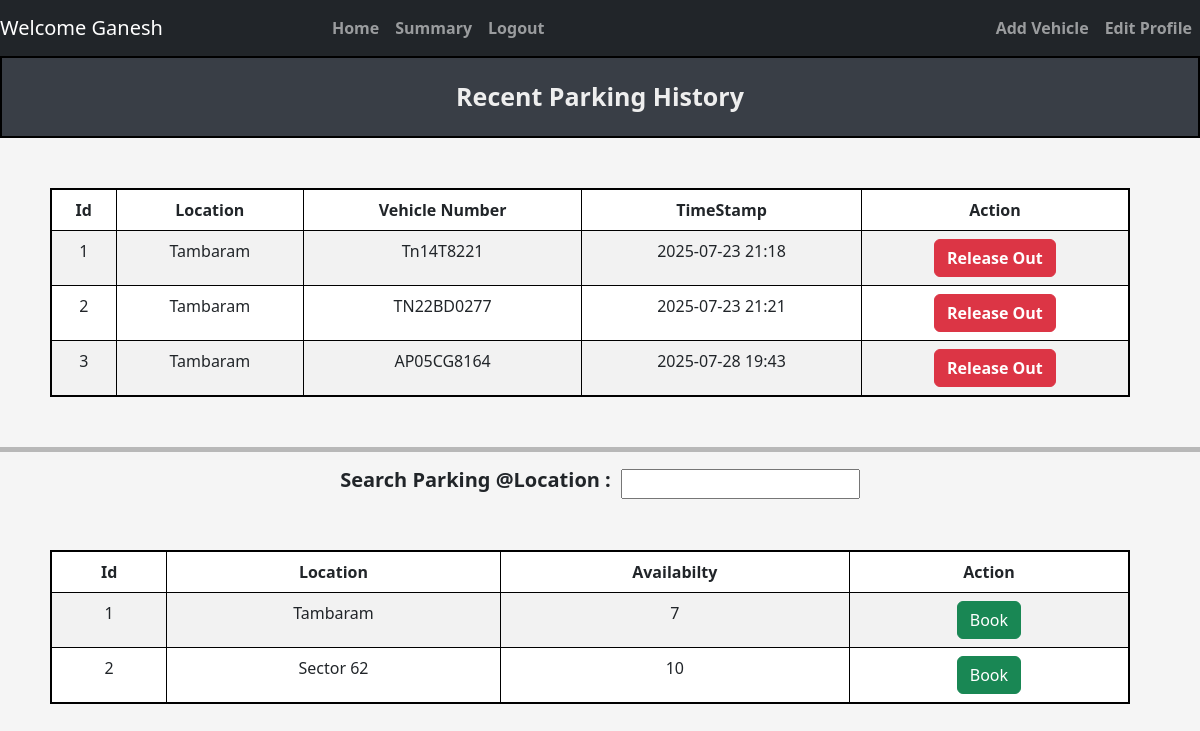
/user/dashboard (signed in), run on an earlier commit of the app's database.
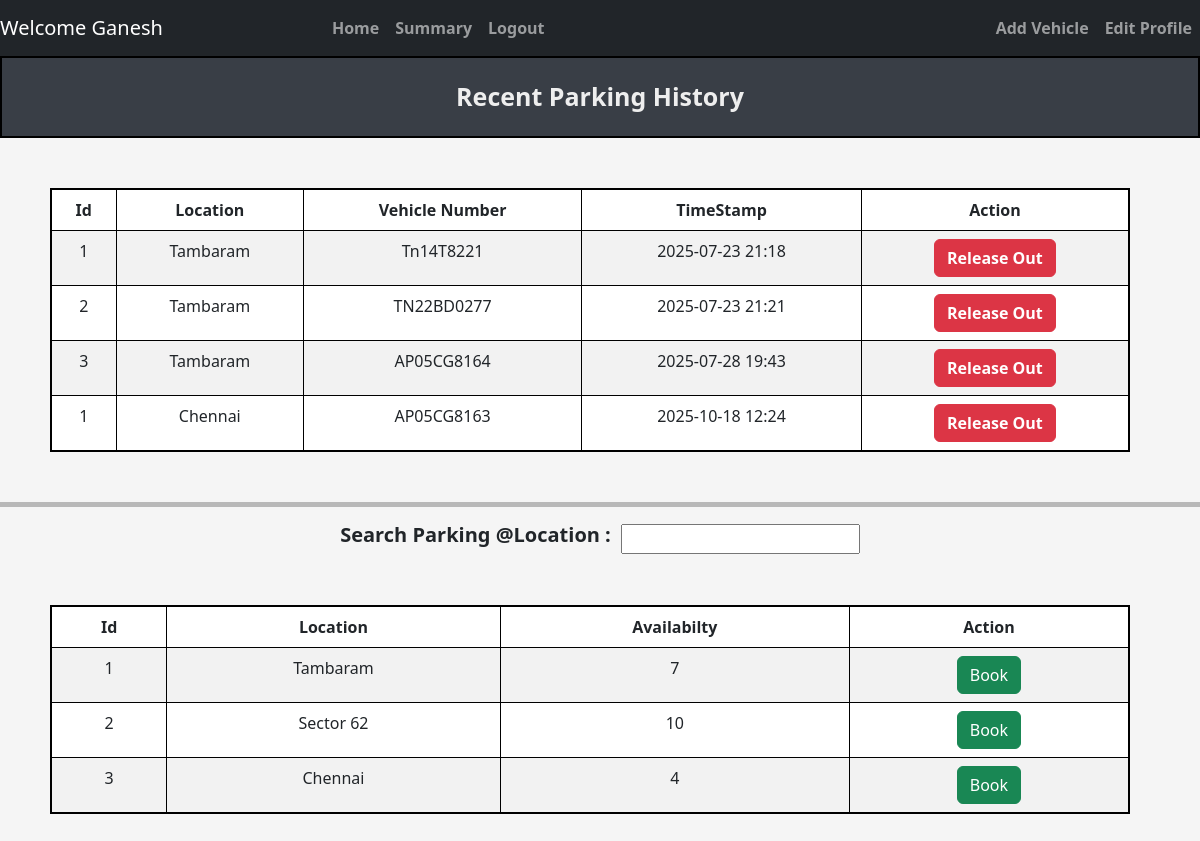
And on a later commit of the database.
### tables this page shows
CREATE TABLE Reserve_Parking_Spot (
                spot_id INTEGER NOT NULL,
                lot_id INTEGER NOT NULL,
                user_id INTEGER NOT NULL,
                vehicle_number TEXT NOT NULL,
                parking_timestamp DATETIME NOT NULL,
                leaving_timestamp DATETIME,
                parking_cost REAL,

                FOREIGN KEY (lot_id)  REFERENCES ParkingLot(lot_id)
                FOREIGN KEY (spot_id) REFERENCES ParkingSpots(spot_id),
                FOREIGN KEY (user_id) REFERENCES USERS(Id)
                );

CREATE TABLE ParkingLot (
            lot_id INTEGER PRIMARY KEY AUTOINCREMENT,
            location_name TEXT NOT NULL,
            address TEXT NOT NULL,
            pincode TEXT NOT NULL,
            price INTEGER NOT NULL, 
            maxSpots INTEGER NOT NULL
        );

### controllers/user_controller.py (the view)
@user.route("/user/dashboard",methods = ['GET','POST'])
def dashboard():
    user_id = session['user_id']
    user_parking_data = getReserveParkingSpotData(user_id)
    availability_data = get_availability_data()
    print(user_parking_data)
    print(availability_data)
    return render_template("dashboard/user_dashboard.html",availability_data=availability_data, user_parking_data = user_parking_data)

### models/parking_lot.py (called while the page is built)
def get_availability_data():
    connection = sqlite3.connect(DATABASE_PARKING)
    cur = connection.cursor()
    cur.execute(
            '''
                select
                pl.lot_id,
                pl.address,
                Count(Case WHEN ps.status = 'A' THEN 1 END) As availabilty
                from ParkingLot PL
                Left Join
                ParkingSpots PS ON PL.lot_id = PS.lot_id
                Group By
                PL.lot_id,PL.address
            '''
            )
    result = cur.fetchall()
    connection.commit()
    connection.close()
    return result

def getReserveParkingSpotData(user_id):
    connection = sqlite3.connect(DATABASE_PARKING)
    cur = connection.cursor()
    print(user_id)
    cur.execute('''
                    select rp.spot_id,
                        pl.address AS location_name,
                        rp.vehicle_number,
                        rp.parking_timestamp,
                        ps.status,
                        pl.lot_id
                        from Reserve_Parking_Spot rp
                    JOIN
                        ParkingLot pl on pl.lot_id = rp.lot_id
                    JOIN
                        ParkingSpots ps on rp.spot_id = ps.spot_id AND rp.lot_id = ps.lot_id
                    where
                        rp.user_id = (?)
                ''',(user_id,)
                )
    result = cur.fetchall()
    connection.commit()
    connection.close()
    return result

### templates/dashboard/user_dashboard.html (shortened to what this page needs)
{% extends "navbar.html" %}
{% block content %}
    <div class="title"> Recent Parking History </div>
        <table style="text-align: center;" class="table table-striped table-css table-bordered ">
                <thead>
                    <tr>
                    <th scope="col">Id</th>
                    <th scope="col">Location</th>
                    <th scope="col">Vehicle Number</th>
                    <th scope="col">TimeStamp</th>
                    <th scope="col">Action</th>
                    </tr>
                </thead>
                <tbody>
                    {% for parking in user_parking_data %}
                        <tr>
                            <td scope="row">{{ parking[0] }}</td>
                            <td>{{ parking[1] }}</td>
                            <td>{{ parking[2] }}</td>
                            <td>{{ parking[3] }}</td>
                            {% if parking[4] == 'O' %}
                                <td>
                                    <form method="post" action="{{ url_for ('user.ReleaseSpot') }}">
                                        <button type="submit" class="btn btn-danger"><b> Release Out </b></button></td>
                            {% else %}
                                <td><button type="submit" class="btn btn-success"><b> Parked Out </b></button></td>
                            {% endif %}
                        </tr>
                    {% endfor %}
                </tbody>
        </table>
        <hr style="height: 5px; background-color: black; border: none;">
        <div class="center-wrapper">
            <div class = "search_location">
                <span>
                    <h5><b>Search Parking @Location :</b></h5>
                    <input type="text" id="searchInput" onkeyup="filterTable()">
                </span>
            </div>
        </div>
        <table id="dataTable" style="text-align: center;" class="table table-striped table-css table-bordered ">
                <thead>
                    <tr>
                        <th scope="col">Id</th>
                        <th scope="col">Location</th>
                        <th scope="col">Availabilty</th>
                        <th scope="col">Action</th>
                    </tr>
                </thead>
                <tbody>
                    {% for lot in availability_data %}
                        <tr>
                            <td scope="row">{{ lot[0] }}</td>
                            <td>{{ lot[1] }}</td>
                            <td>{{ lot[2] }}</td>
                            <td>
                                <form method="POST" action="{{ url_for ('user.bookSpot') }}">
                                    <button type="submit" class="btn btn-success"> Book </button>
                                </form>
                        </tr>
                    {% endfor %}
                </tbody>
            </table>
{% endblock %}

### templates/navbar.html (shortened to what this page needs)
<!DOCTYPE html>
<html lang="en">
  <head>
    <link href="https://cdn.jsdelivr.net/npm/bootstrap@5.3.0/dist/css/bootstrap.min.css" rel="stylesheet">
    <link rel="stylesheet" href="{{ url_for('static', filename='css/style.css') }}">
</head>
<body>
  <nav class="navbar navbar-expand-lg navbar-dark bg-dark">
  <a class="navbar-brand" href="#">
    Welcome
    {{ session.get('name') }}</a>
  {% if session.get('role') == 'user' %}
  <div
  style="align-items: center; justify-content: center; font-weight: bold;"
  class="collapse navbar-collapse" id="navbarSupportedContent">
    <ul class="navbar-nav mr-auto">
      <li class="nav-item active">
        <a class="nav-link" href="{{ url_for('user.dashboard') }}">Home </a>
      </li>
      <li class="nav-item">
        <a class="nav-link" href="{{ url_for('admin.summary') }}">Summary</a>
      </li>
      <li class="nav-item">
        <a class="nav-link" href="{{ url_for('auth.login')}}">Logout</a>
      </li>
    </ul>
  </div>
    <div
  style= "justify-content: right; font-weight: bold;"
  class="collapse navbar-collapse" id="navbarSupportedContent">
    <ul class="navbar-nav mr-auto">
      <li class="nav-item active">
        <a class="nav-link" href="{{ url_for('user.addVehicle') }}"> Add Vehicle </a>
      </li>
      <li class="nav-item active">
        <a class="nav-link" href="#">Edit Profile</a>
      </li>
    </ul>
  </div>
  {% endif %}
</nav>
  {% block content %} {% endblock %}
</body>
</html>

### static/css/style.css (style rules this page uses)
body { background-color: #f5f5f5; justify-content: center; }
.title { background-color: #393E46; border: 2px solid black; text-align: center; padding: 20px; font-weight: bold; font-size: 25px; margin-bottom: 20px; color: #EEEEEE; }
.table-css { margin: 50px; justify-content: center; width: 90vw; border: 2px solid black; }
.search_location span { display: flex; align-items: center; gap: 10px; }
.center-wrapper { display: flex; justify-content: center; align-items: center; }

What changed in the data, as far as the page shows it:
added Reserve_Parking_Spot: spot "1", address "Chennai", vehicle_number "AP05CG8163", parking_timestamp "2025-10-18 12:24"
added ParkingLot: lot_id "3", address "Chennai", lot "4"
